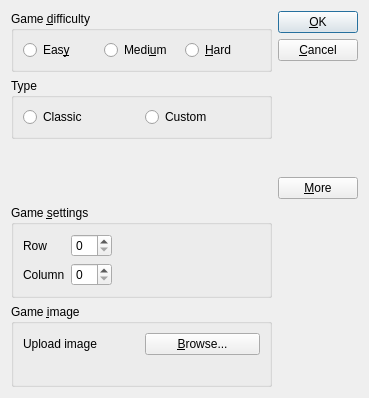
<?xml version="1.0" encoding="UTF-8"?>
<ui version="4.0">
 <class>NewGame</class>
 <widget class="QDialog" name="NewGame">
  <property name="geometry">
   <rect>
    <x>0</x>
    <y>0</y>
    <width>369</width>
    <height>398</height>
   </rect>
  </property>
  <property name="windowTitle">
   <string>New game</string>
  </property>
  <property name="windowIcon">
   <iconset resource="slidepuzzle.qrc">
    <normaloff>:/icons/images/new.png</normaloff>:/icons/images/new.png</iconset>
  </property>
  <layout class="QGridLayout">
   <item row="0" column="1" rowspan="5">
    <layout class="QVBoxLayout">
     <item>
      <widget class="QPushButton" name="okButton">
       <property name="text">
        <string>&amp;OK</string>
       </property>
       <property name="default">
        <bool>true</bool>
       </property>
      </widget>
     </item>
     <item>
      <widget class="QPushButton" name="cancelButton">
       <property name="text">
        <string>&amp;Cancel</string>
       </property>
      </widget>
     </item>
     <item>
      <spacer>
       <property name="orientation">
        <enum>Qt::Vertical</enum>
       </property>
       <property name="sizeHint" stdset="0">
        <size>
         <width>20</width>
         <height>0</height>
        </size>
       </property>
      </spacer>
     </item>
     <item>
      <widget class="QPushButton" name="moreButton">
       <property name="text">
        <string>&amp;More</string>
       </property>
       <property name="checkable">
        <bool>true</bool>
       </property>
      </widget>
     </item>
    </layout>
   </item>
   <item row="5" column="0">
    <widget class="QGroupBox" name="secondaryGroupBox">
     <property name="title">
      <string>Game &amp;settings</string>
     </property>
     <layout class="QGridLayout">
      <item row="1" column="0">
       <widget class="QLabel" name="settingsColumnLabel">
        <property name="text">
         <string>Column</string>
        </property>
       </widget>
      </item>
      <item row="0" column="1">
       <widget class="QSpinBox" name="rowSpinBox"/>
      </item>
      <item row="1" column="1">
       <widget class="QSpinBox" name="columnSpinBox"/>
      </item>
      <item row="0" column="0">
       <widget class="QLabel" name="settingsRowLabel">
        <property name="text">
         <string>Row</string>
        </property>
       </widget>
      </item>
      <item row="0" column="2">
       <spacer>
        <property name="orientation">
         <enum>Qt::Horizontal</enum>
        </property>
        <property name="sizeHint" stdset="0">
         <size>
          <width>31</width>
          <height>20</height>
         </size>
        </property>
       </spacer>
      </item>
      <item row="1" column="2">
       <spacer name="spacer">
        <property name="orientation">
         <enum>Qt::Horizontal</enum>
        </property>
        <property name="sizeHint" stdset="0">
         <size>
          <width>31</width>
          <height>20</height>
         </size>
        </property>
       </spacer>
      </item>
     </layout>
    </widget>
   </item>
   <item row="0" column="0">
    <widget class="QGroupBox" name="primaryGroupBox">
     <property name="title">
      <string>Game &amp;difficulty</string>
     </property>
     <layout class="QGridLayout">
      <item row="1" column="2">
       <widget class="QRadioButton" name="hardRadio">
        <property name="text">
         <string>&amp;Hard</string>
        </property>
       </widget>
      </item>
      <item row="1" column="0">
       <widget class="QRadioButton" name="easyRadio">
        <property name="text">
         <string>Eas&amp;y</string>
        </property>
       </widget>
      </item>
      <item row="1" column="1">
       <widget class="QRadioButton" name="mediumRadio">
        <property name="text">
         <string>Medi&amp;um</string>
        </property>
       </widget>
      </item>
     </layout>
    </widget>
   </item>
   <item row="6" column="0">
    <widget class="QGroupBox" name="tertiaryGroupBox">
     <property name="title">
      <string>Game &amp;image</string>
     </property>
     <layout class="QGridLayout">
      <item row="0" column="1">
       <widget class="QPushButton" name="browseButton">
        <property name="text">
         <string>&amp;Browse...</string>
        </property>
       </widget>
      </item>
      <item row="0" column="0">
       <widget class="QLabel" name="label">
        <property name="text">
         <string>Upload image</string>
        </property>
       </widget>
      </item>
      <item row="1" column="0">
       <widget class="QLabel" name="fileNameLabel">
        <property name="text">
         <string/>
        </property>
       </widget>
      </item>
     </layout>
    </widget>
   </item>
   <item row="1" column="0" rowspan="2">
    <widget class="QGroupBox" name="additionalGroupBox">
     <property name="title">
      <string>Type</string>
     </property>
     <layout class="QGridLayout" name="gridLayout">
      <item row="0" column="0">
       <widget class="QRadioButton" name="classicType">
        <property name="text">
         <string>Classic</string>
        </property>
       </widget>
      </item>
      <item row="0" column="1">
       <widget class="QRadioButton" name="customType">
        <property name="text">
         <string>Custom</string>
        </property>
       </widget>
      </item>
     </layout>
    </widget>
   </item>
   <item row="3" column="0">
    <spacer name="verticalSpacer">
     <property name="orientation">
      <enum>Qt::Vertical</enum>
     </property>
     <property name="sizeHint" stdset="0">
      <size>
       <width>20</width>
       <height>40</height>
      </size>
     </property>
    </spacer>
   </item>
  </layout>
 </widget>
 <tabstops>
  <tabstop>okButton</tabstop>
  <tabstop>cancelButton</tabstop>
  <tabstop>moreButton</tabstop>
 </tabstops>
 <resources>
  <include location="slidepuzzle.qrc"/>
 </resources>
 <connections>
  <connection>
   <sender>moreButton</sender>
   <signal>toggled(bool)</signal>
   <receiver>secondaryGroupBox</receiver>
   <slot>setVisible(bool)</slot>
   <hints>
    <hint type="sourcelabel">
     <x>295</x>
     <y>158</y>
    </hint>
    <hint type="destinationlabel">
     <x>104</x>
     <y>166</y>
    </hint>
   </hints>
  </connection>
  <connection>
   <sender>moreButton</sender>
   <signal>toggled(bool)</signal>
   <receiver>tertiaryGroupBox</receiver>
   <slot>setVisible(bool)</slot>
   <hints>
    <hint type="sourcelabel">
     <x>240</x>
     <y>141</y>
    </hint>
    <hint type="destinationlabel">
     <x>170</x>
     <y>307</y>
    </hint>
   </hints>
  </connection>
  <connection>
   <sender>okButton</sender>
   <signal>clicked()</signal>
   <receiver>NewGame</receiver>
   <slot>accept()</slot>
   <hints>
    <hint type="sourcelabel">
     <x>257</x>
     <y>25</y>
    </hint>
    <hint type="destinationlabel">
     <x>283</x>
     <y>268</y>
    </hint>
   </hints>
  </connection>
  <connection>
   <sender>cancelButton</sender>
   <signal>clicked()</signal>
   <receiver>NewGame</receiver>
   <slot>reject()</slot>
   <hints>
    <hint type="sourcelabel">
     <x>225</x>
     <y>56</y>
    </hint>
    <hint type="destinationlabel">
     <x>264</x>
     <y>335</y>
    </hint>
   </hints>
  </connection>
 </connections>
</ui>
